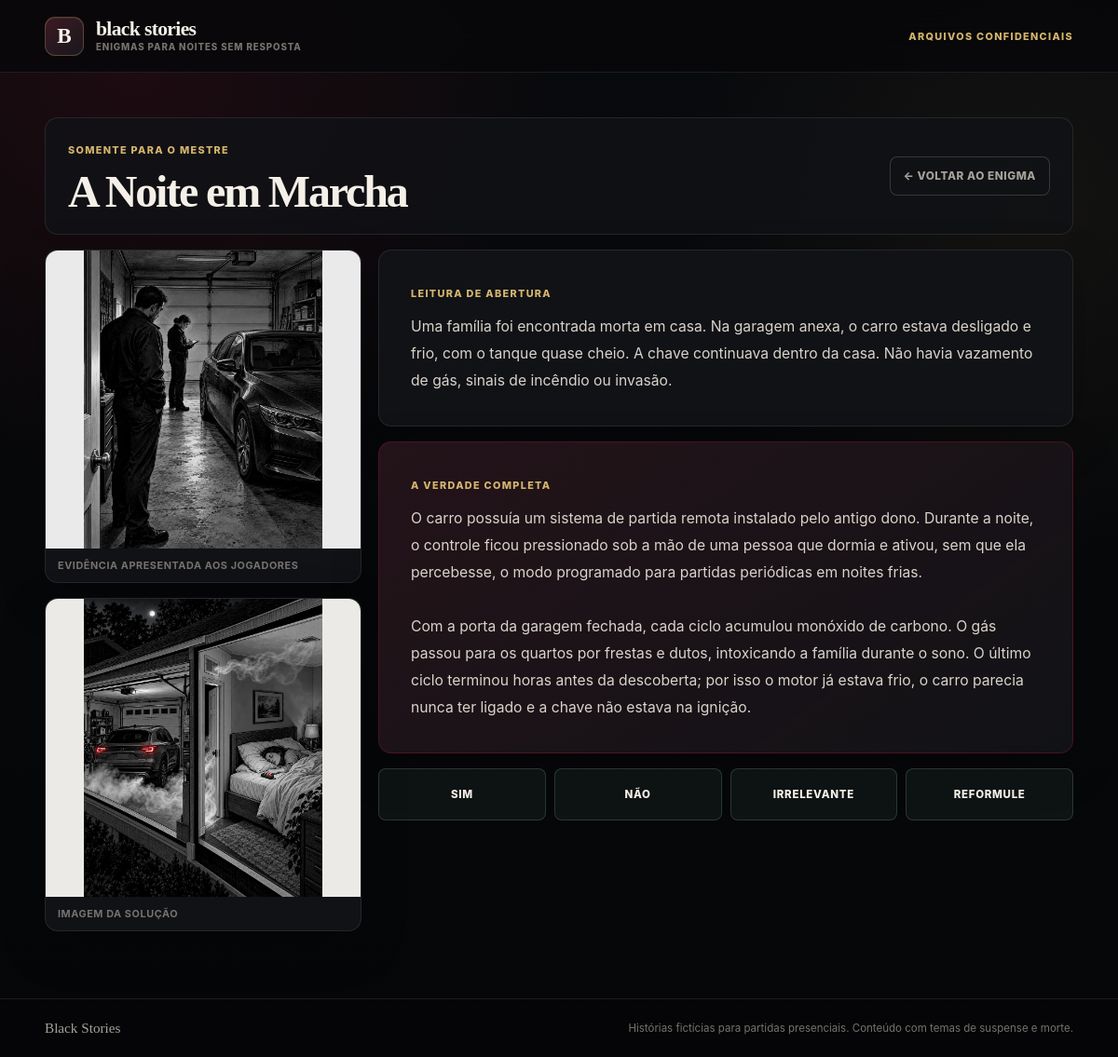
Page /historia/26/mestre/ on the committed database.
### stories/models.py (models this page shows, shortened)
class Story(models.Model):
    title = models.CharField(max_length=200)
    description = models.TextField()
    image = models.ImageField(upload_to='stories/')
    answer = models.TextField()
    resolution_image = models.ImageField(upload_to='stories/', null=True, blank=True)
    created_at = models.DateTimeField(auto_now_add=True)
    class Meta:
        verbose_name = 'Story'
        verbose_name_plural = 'Stories'

### stories/views.py (the view)
def master_view(request, story_id):
    story = get_object_or_404(
        Story.objects.only(
            "id",
            "title",
            "description",
            "image",
            "answer",
            "resolution_image",
        ),
        id=story_id,
    )
    return render(
        request,
        "master.html",
        {"story": story},
    )

### templates/master.html (shortened to what this page needs)
{% extends "base.html" %}
{% block content %}
<section class="master-premium-page">
    <div class="master-premium-top">
        <div>
            <span class="master-premium-badge">
                somente para o mestre
            </span>
            <h1 class="master-premium-title">
                {{ story.title }}
            </h1>
        </div>
        <a
            href="{% url 'stories:detail' story.id %}"
            class="master-premium-back"
        >
            &larr; Voltar ao enigma
        </a>
    </div>
    <div class="master-premium-layout">
        <aside class="master-media-stack" aria-label="Imagens do caso">
            {% if story.image %}
                <figure class="master-premium-image-card">
                    <img
                        src="{{ story.image.url }}"
                        alt="{{ story.title }}"
                    >
                    <figcaption>Evidência apresentada aos jogadores</figcaption>
                </figure>
            {% endif %}
            {% if story.resolution_image %}
                <figure class="master-premium-image-card master-solution-image">
                    <img
                        src="{{ story.resolution_image.url }}"
                        alt="Solucao de {{ story.title }}"
                    >
                    <figcaption>Imagem da solução</figcaption>
                </figure>
            {% endif %}
        </aside>
        <div class="master-premium-content">
            <div class="master-premium-card">
                <span class="master-premium-label">
                    leitura de abertura
                </span>
                <p>
                    {{ story.description|linebreaksbr }}
                </p>
            </div>
            <div class="master-premium-card master-premium-answer">
                <span class="master-premium-label">
                    a verdade completa
                </span>
                <p>
                    {{ story.answer|linebreaksbr }}
                </p>
            </div>
            <div class="master-cue-board" aria-label="Respostas rápidas">
                <span>sim</span>
                <span>não</span>
                <span>irrelevante</span>
                <span>reformule</span>
            </div>
        </div>
    </div>
</section>
{% endblock %}

### static/css/premium.css (style rules this page uses)
:root { --bg: #07080a; --surface: #111216; --surface-raised: #17181d; --surface-soft: #1d1e23; --line: rgba(255, 255, 255, 0.09); --line-strong: rgba(255, 255, 255, 0.16); --text: #f4f0e8; --muted: #a6a29a; --dim: #76736d; --red: #c51d35; --red-glow: rgba(197, 29, 53, 0.2); --gold: #d5b66d; --gold-soft: rgba(213, 182, 109, 0.14); --teal: #8bbcb5; --radius-sm: 8px; --radius: 14px; --radius-lg: 24px; --shadow: 0 28px 80px rgba(0, 0, 0, 0.48); --serif: Georgia, "Times New Roman", serif; --sans: Inter, "Segoe UI", Arial, sans-serif; }
*, *::before, *::after { box-sizing: border-box; }
html { min-width: 320px; color-scheme: dark; scroll-behavior: smooth; background: var(--bg); }
body { min-height: 100vh; margin: 0; overflow-x: hidden; color: var(--text); font-family: var(--sans); background: radial-gradient(circle at 12% 6%, rgba(197, 29, 53, 0.11), transparent 28rem), radial-gradient(circle at 92% 20%, rgba(213, 182, 109, 0.055), transparent 24rem), linear-gradient(180deg, #090a0d 0%, var(--bg) 52%, #050608 100%); }
body::before { content: ""; position: fixed; inset: 0; z-index: -2; pointer-events: none; opacity: 0.18; }
body::after { content: ""; position: fixed; inset: 0; z-index: -1; pointer-events: none; background: linear-gradient(90deg, transparent 49.95%, rgba(255, 255, 255, 0.025) 50%, transparent 50.05%); background-size: 88px 100%; }
button, a { -webkit-tap-highlight-color: transparent; }
a { color: inherit; }
img { max-width: 100%; }
.brand-side, .brand-mark, .section-label, .case-number, .answer-label, .master-premium-badge, .master-premium-label, .panel-eyebrow { color: var(--gold); font-size: 0.68rem; font-weight: 800; letter-spacing: 0.12em; text-transform: uppercase; }
.case-library, .premium-detail, .story-form-page, .master-premium-page { width: min(1240px, 100%); margin: 0 auto; }
.detail-actions, .master-premium-top { display: flex; align-items: center; justify-content: space-between; gap: 16px; margin-bottom: 16px; }
.back-button, .master-link, .master-premium-back, .ghost-btn { display: inline-flex; align-items: center; justify-content: center; gap: 8px; min-height: 42px; padding: 0 14px; border: 1px solid var(--line-strong); border-radius: var(--radius-sm); color: var(--muted); background: rgba(17, 18, 22, 0.72); cursor: pointer; text-decoration: none; font-size: 0.74rem; font-weight: 780; letter-spacing: 0.045em; text-transform: uppercase; transition: color 160ms ease, border-color 160ms ease, background 160ms ease; }
.story-title, .master-premium-title, .form-hero h1 { margin: 13px 0 0; font-family: var(--serif); font-size: clamp(2.65rem, 5.5vw, 5rem); font-weight: 600; letter-spacing: -0.045em; line-height: 0.98; }
.master-premium-top { padding: 22px 24px; border: 1px solid var(--line); border-radius: var(--radius); background: rgba(17, 18, 22, 0.84); }
.master-premium-title { font-size: clamp(2rem, 4vw, 3.5rem); }
.master-premium-layout { display: grid; grid-template-columns: 340px minmax(0, 1fr); gap: 18px; }
.master-media-stack, .master-premium-content { display: grid; align-content: start; gap: 16px; }
.master-premium-image-card, .master-premium-card { margin: 0; overflow: hidden; border: 1px solid var(--line); border-radius: var(--radius); background: var(--surface); box-shadow: 0 16px 50px rgba(0, 0, 0, 0.24); }
.master-premium-image-card img { display: block; width: 100%; max-height: 320px; object-fit: contain; filter: grayscale(100%); background: #eceae5; }
.master-solution-image img { filter: grayscale(15%); }
.master-premium-image-card figcaption { padding: 11px 13px; color: var(--dim); font-size: 0.68rem; font-weight: 750; letter-spacing: 0.05em; text-transform: uppercase; }
.master-premium-card { padding: clamp(22px, 3vw, 34px); }
.master-premium-card p { margin: 13px 0 0; color: #d9d4ca; font-size: 0.98rem; line-height: 1.85; }
.master-premium-answer { border-color: rgba(197, 29, 53, 0.27); background: linear-gradient(145deg, rgba(197, 29, 53, 0.1), transparent), var(--surface); }
.master-cue-board { display: grid; grid-template-columns: repeat(4, minmax(0, 1fr)); gap: 9px; }
.master-cue-board span { display: grid; min-height: 56px; place-items: center; border: 1px solid rgba(139, 188, 181, 0.22); border-radius: var(--radius-sm); color: var(--text); background: rgba(139, 188, 181, 0.065); font-size: 0.72rem; font-weight: 850; letter-spacing: 0.06em; text-transform: uppercase; }

### rows in the picture
Story: title "A Noite em Marcha", image (picture), resolution_image (picture), description "Uma família foi encontrada morta em casa. Na garagem anexa, o carro estava desligado e frio, com o tanque quase cheio. A chave continuava dentro da casa. Não havia vazamento de gás, sinais de incêndio ou invasão.", answer "O carro possuía um sistema de partida remota instalado pelo antigo dono. Durante a noite, o controle ficou pressionado sob a mão de uma pessoa que dormia e ativou, sem que ela percebesse, o modo programado para partidas periódicas em noites frias. Com a porta da garagem fechada, cada ciclo acumulou monóxido de carbono. O gás passou para os quartos por frestas e dutos, intoxicando a família durante o sono. O último ciclo terminou horas antes da descoberta; por isso o motor já estava frio, o carro parecia nunca ter ligado e a chave não estava na ignição."
